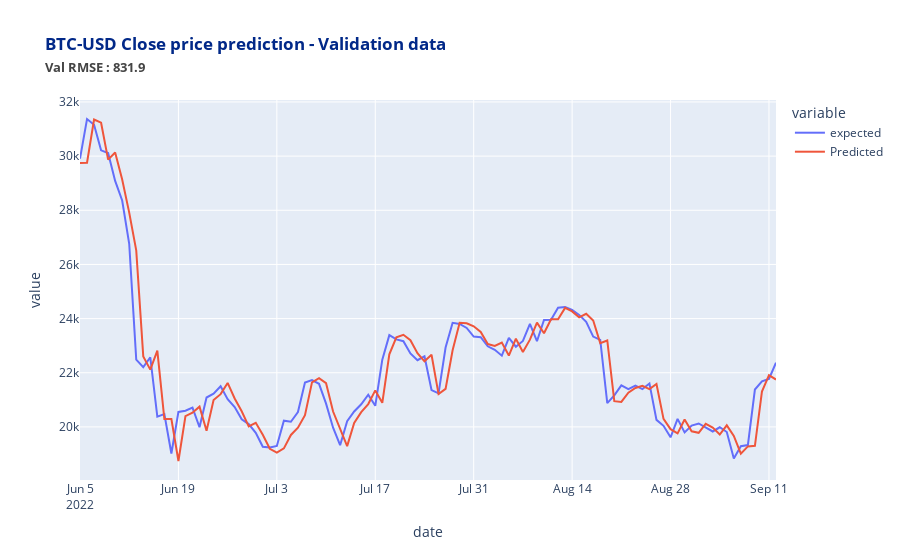

Write notebook code for a chart like this one.
### Markdown cell above
### EUR/USD as exogeneous variable

### Code cell
#with eur/usd price as exogeneous variable

size = int(len(final_df2)-100)
bitcoin_train_test = final_df2[['close_btc_log','open_eur_usd_log']]

# Divide into train and test
train_arima, test_arima = bitcoin_train_test[0:size], bitcoin_train_test[size:len(final_df2)]
history = [x for x in train_arima['close_btc_log']]

exog_variables_train = [x for x in train_arima['open_eur_usd_log']]
exog_variables_test = test_arima['open_eur_usd_log']
predictions = list()
originals = list()
error_list_mape = list()
error_list_mse = list()

print('Calculating MSE and MAPE...')
print('\n')

# We go over each value in the test set and then apply ARIMA model and calculate the predicted value. We have the expected value in the test set therefore we calculate the error between predicted and expected value 
for t in range(len(test_arima)):
    model = ARIMA(history, exog_variables_train, order=(2, 1, 2))
    model_fit = model.fit()

    output = model_fit.predict(start=len(history), end=len(final_df2)-1, exog=exog_variables_test)
    pred_value = output[0]
    
    original_value = test_arima['close_btc_log'][t]
    history.append(original_value)
    original_value_exog = test_arima['open_eur_usd_log'][t]

    exog_variables_train.append(original_value_exog)
    exog_variables_test = test_arima['open_eur_usd_log']
    exog_variables_test = exog_variables_test.iloc[t+1:]
    
    #back transform log
    pred_value = np.exp(pred_value)
    original_value = np.exp(original_value)

    # Calculating the error
    error_mape = ((abs(pred_value - original_value)) / original_value) * 100
    error_list_mape.append(error_mape)
    error_mse = (pred_value - original_value)**2
    error_list_mse.append(error_mse)


    #print('predicted = %f,   expected = %f,   mape = %f ' % (pred_value, original_value, error_mape), '%')
    #print('predicted = %f,   expected = %f,   mse = %f ' % (pred_value, original_value, error_mse))
    predictions.append(float(pred_value))
    originals.append(float(original_value))

# After iterating over whole test set the overall mean error is calculated.   
print('\n Mean MAPE in Predicting Test Case : %f ' % (sum(error_list_mape)/float(len(error_list_mape))), '%')
print('\n Mean RMSE in Predicting Test Case :' , (np.sqrt(sum(error_list_mse)/float(len(error_list_mse)))))

val_results = pd.DataFrame(originals,columns=['expected'])
val_results['Predicted'] = predictions
val_results.set_index(bitcoin_train_test[size:len(final_df2)].index,inplace=True)
val_results = (val_results)
rmse = np.sqrt(sum(error_list_mse)/float(len(error_list_mse)))
px.line(val_results, 
        title='<span style="color:#012888;font-weight:bold">BTC-USD Close price prediction - Validation data \
        <br><span style="font-size: 13px;color:#444444;">Val RMSE : {:.1f}</span>'.format(rmse))
